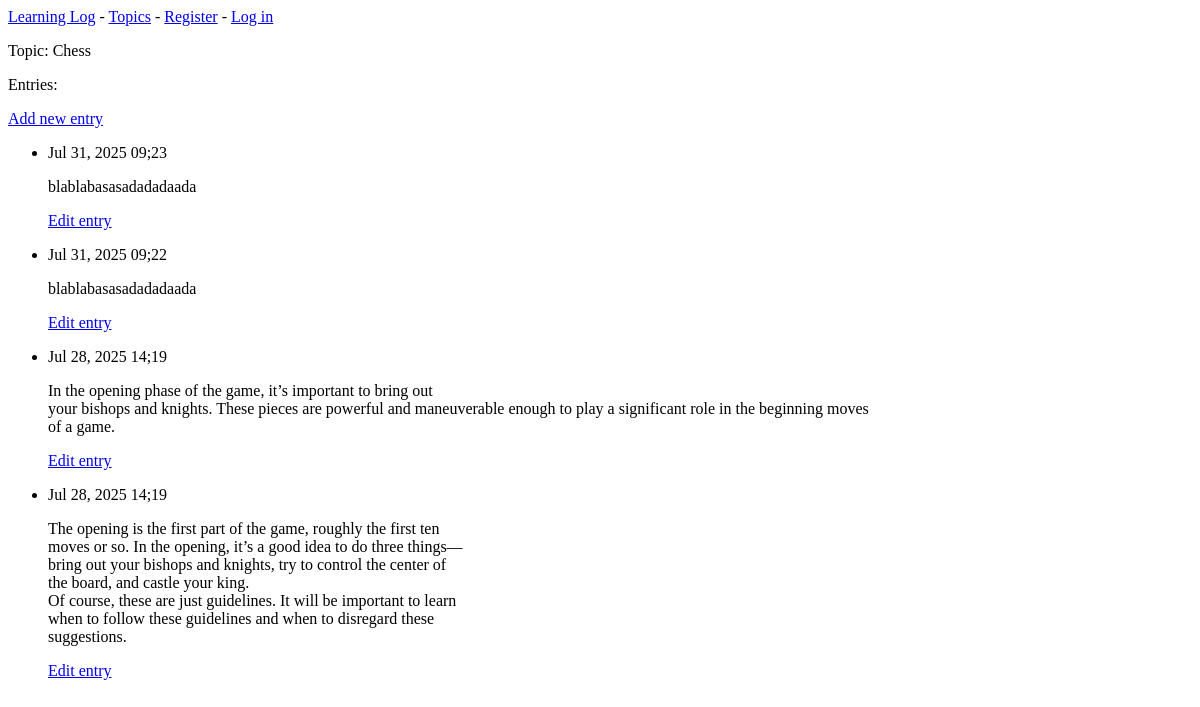
The app's page /topics/1/, older data.
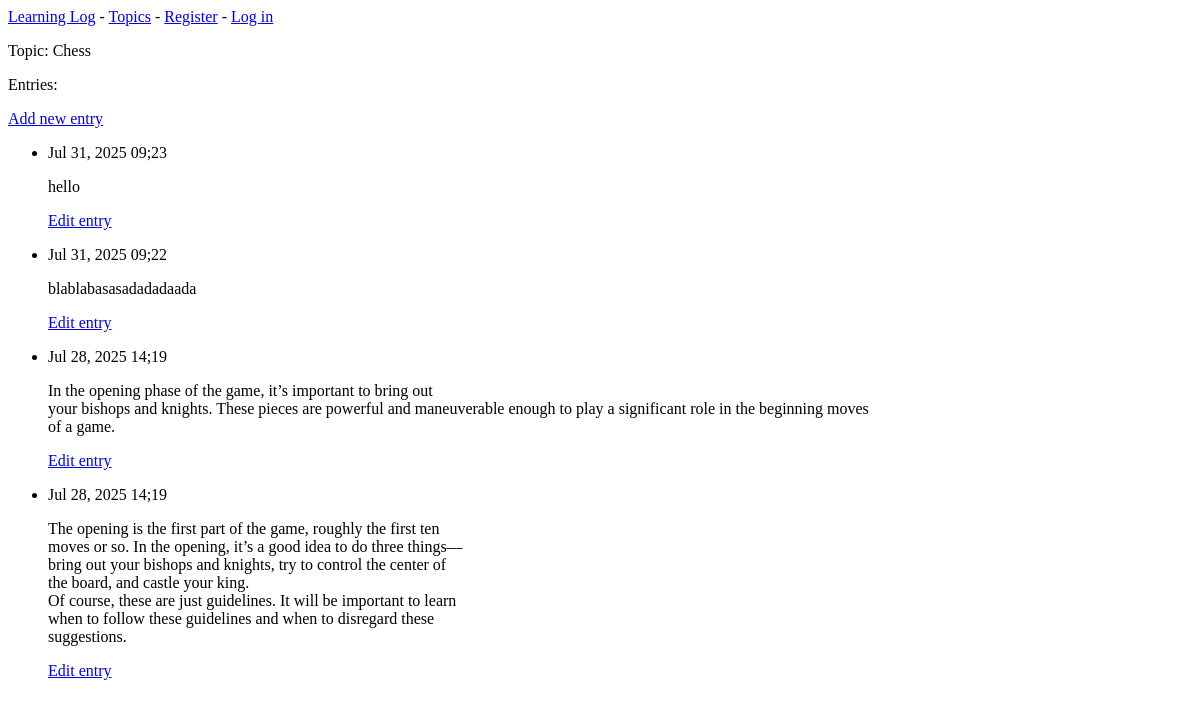
The same page, newer data.
### learning_logs/models.py (models this page shows, shortened)
class Entry(models.Model):
    topic = models.ForeignKey(Topic, on_delete=models.CASCADE)
    text = models.TextField()
    date_added = models.DateTimeField(auto_now_add=True)
    class Meta:
        verbose_name_plural = 'entities'

### learning_logs/views.py (the view)
# urls.py: path('topics/<int:topic_id>/', views.topic, name='topic'),
def topic(request, topic_id):
    topic = Topic.objects.get(id=topic_id)
    entries = topic.entry_set.order_by('-date_added')
    context = {'topic':topic, 'entries':entries}
    return render(request, 'learning_logs/topic.html', context)

### learning_logs/templates/learning_logs/topic.html
{% extends 'learning_logs/base.html' %}
{% block content %}
  <p>Topic: {{ topic.text }}</p>
  <p>Entries:</p>
  <p>
    <a href="{% url 'learning_logs:new_entry' topic.id %}">Add new entry</a>
  </p>
  <ul>
    {% for entry in entries %}
      <li>
        <p>{{ entry.date_added|date:'M d, Y H;i' }}</p>
        <p>{{ entry.text|linebreaks }}</p>
        <p>
          <a href="{% url 'learning_logs:edit_entry' entry.id %}">
            Edit entry
          </a>
        </p>
      </li>
    {% empty %}
      <li>There are no entries for this topic yet.</li>
    {% endfor %}
  </ul>
{% endblock content %}

Row changes from the older to the newer data that the page shows:
changed Entry: text "blablabasasadadadaada" → "hello"
